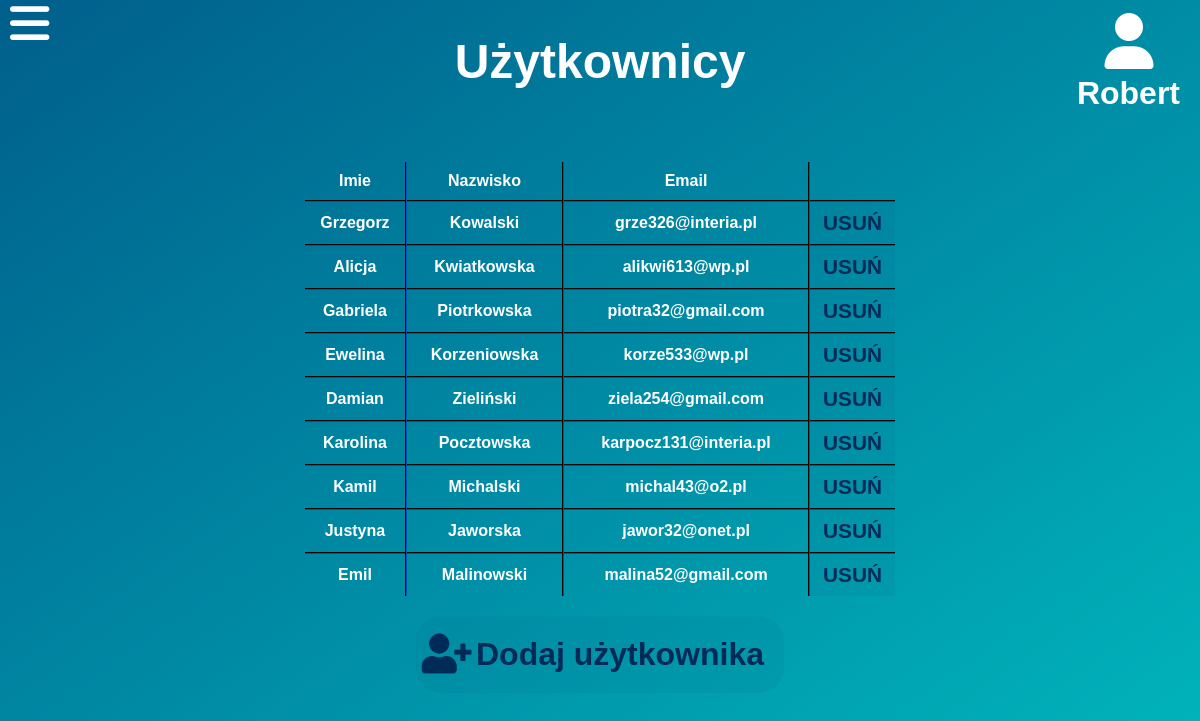
The page /uzytkownicy.php (signed in) on the database its author committed.
### tables this page shows
CREATE TABLE `uzytkownicy` (
  `id` int(2) NOT NULL,
  `imie` varchar(15) DEFAULT NULL,
  `nazwisko` varchar(15) DEFAULT NULL,
  `email` varchar(30) DEFAULT NULL,
  `login` varchar(30) DEFAULT NULL,
  `haslo` varchar(20) DEFAULT NULL,
  `administrator` tinyint(1) NOT NULL
);

### uzytkownicy.php (the view, shortened to what this page needs)
<?php
    $host = "localhost";
	$name = "root";
	$pass = "";
	$dbname = "projekt";
	$conn = mysqli_connect($host, $name, $pass, $dbname);
?>
<!DOCTYPE html>
<html lang="pl">
<head>
    <link rel="stylesheet" href="CSS/style-menu.css">
    <link rel="stylesheet" href="CSS/style-strona.css">
</head>
<body class="menu-preload">
    <div id='main'>
        <div id="heading-user">
            <div id="heading">
                <h1>Użytkownicy</h1>
            </div>
            <div id='logged-user'>
                <span id="logged-user-icon"><i class="fas fa-user" onClick="managePopupWindow()"></i></span><?php echo "<p>".$_SESSION['imie']."</p>";?>
            </div>
        </div>
        <div class='content'>
            <table class='dane-uzytkownicy'>
                <tr>
                    <th>Imie</th>
                    <th>Nazwisko</th>
                    <th>Email</th>
                    <th></th>
                </tr>
            <?php
                if(mysqli_connect_errno()) echo "Problemy techniczne, proszę spróbować później.";
                else{
                    $kwerenda = "SELECT * FROM uzytkownicy WHERE administrator!=1";
                    if($wynik=mysqli_query($conn, $kwerenda)){
                    while($row=mysqli_fetch_array($wynik)){
                        echo '<tr><td>'.$row['imie'].'</td><td>'.$row['nazwisko'].'</td><td>'.$row['email'].'</td><td><form method="POST"><input type="submit" value="USUŃ" name="usuwanie" /></form></td></tr>';
                    }
                }
                }
            ?>
            </table>
            <div class="button-dodaj">
                <form method="POST"><input type="submit" value="Dodaj użytkownika" name="dodajuzytkownika"></form>
            </div>
        </div>
        <div>
            <label for="menu-checkbox" id="menu-checkbox2">
                <i class="fas fa-bars"></i>
            </label>
        </div>
    </div>
</body>
</html>

### CSS/style-menu.css (style rules this page uses)
#menu-checkbox2 { position: fixed; font-size: 45px; left: 10px; top: -1px; z-index: 1; }
#menu-checkbox:not(:checked) ~ #menu-checkbox2 i { transition: 0.5s ease; }

### CSS/style-strona.css (style rules this page uses)
:root { --section-gradient-1: #005f8c ; --section-gradient-2: #00b9be ; --sidebar-bg-clr: #002b59; }
* { margin: 0; padding: 0; color: white; font-family: 'Rubik', sans-serif; font-weight: 600; }
input, select, option { color: black; }
html, body { min-height: 100%; margin: 5px; background: linear-gradient(to bottom right, var(--section-gradient-1), var(--section-gradient-2)); background-attachment: fixed; background-repeat: no-repeat; }
#heading-user { display: grid; grid-template-columns: 1fr 2fr 1fr; margin-bottom: 50px; }
#heading { font-size: 1.5rem; grid-column-start: 2; justify-self: center; align-self: center; }
#logged-user { justify-self: end; align-self: center; font-size: 2rem; }
#logged-user-icon { padding-left: 27.5px; font-size: 3.5rem; }
#logged-user p { padding-right: 10px; color: inherit; }
.content { display: grid; grid-template-columns: 1fr 2fr 1fr; }
.dane-tabele td,th { padding: 10px; text-align: center; }
.dane-uzytkownicy { grid-column-start: 2; justify-self: stretch; align-self: center; border-collapse: collapse; }
.dane-uzytkownicy tr { height: auto; margin:0; padding:0; }
.dane-uzytkownicy td,th { padding: 10px; text-align: center; }
.dane-uzytkownicy tr:not(:last-child) { border-bottom: 2px #002b59 groove; }
.dane-uzytkownicy td:not(:last-child), .dane-uzytkownicy th:not(:last-child) { border-right: 2px #002b59 groove; }
.dane-uzytkownicy td { padding: 0px; }
.dane-uzytkownicy input { width: 100%; padding-block: 9px; border-radius: 0px; color: #002b59; border: none; background-color:rgba(0, 95, 140, 0.1); font-size: 1.3rem; }
.button-dodaj { grid-row-start: 2; grid-column-start: 2; justify-self: center; margin: 20px; }
.button-dodaj input { padding: 20px; font-size: 2rem; background: url(IconImages/user-add-icon.png) no-repeat scroll -60px -12px; padding-left:60px; background-color:rgba(0, 95, 140, 0.1); border-radius: 25px; background-size: 175px; color: #002b59; border: none; }

### rows shown on the page
uzytkownicy: imie "Grzegorz", nazwisko "Kowalski", email "grze326@interia.pl"
uzytkownicy: imie "Alicja", nazwisko "Kwiatkowska", email "alikwi613@wp.pl"
uzytkownicy: imie "Gabriela", nazwisko "Piotrkowska", email "piotra32@gmail.com"
uzytkownicy: imie "Ewelina", nazwisko "Korzeniowska", email "korze533@wp.pl"
uzytkownicy: imie "Damian", nazwisko "Zieliński", email "ziela254@gmail.com"
uzytkownicy: imie "Karolina", nazwisko "Pocztowska", email "karpocz131@interia.pl"
uzytkownicy: imie "Kamil", nazwisko "Michalski", email "michal43@o2.pl"
uzytkownicy: imie "Justyna", nazwisko "Jaworska", email "jawor32@onet.pl"
uzytkownicy: imie "Emil", nazwisko "Malinowski", email "malina52@gmail.com"

### other values the page prints
$_SESSION['imie'] "Robert"
